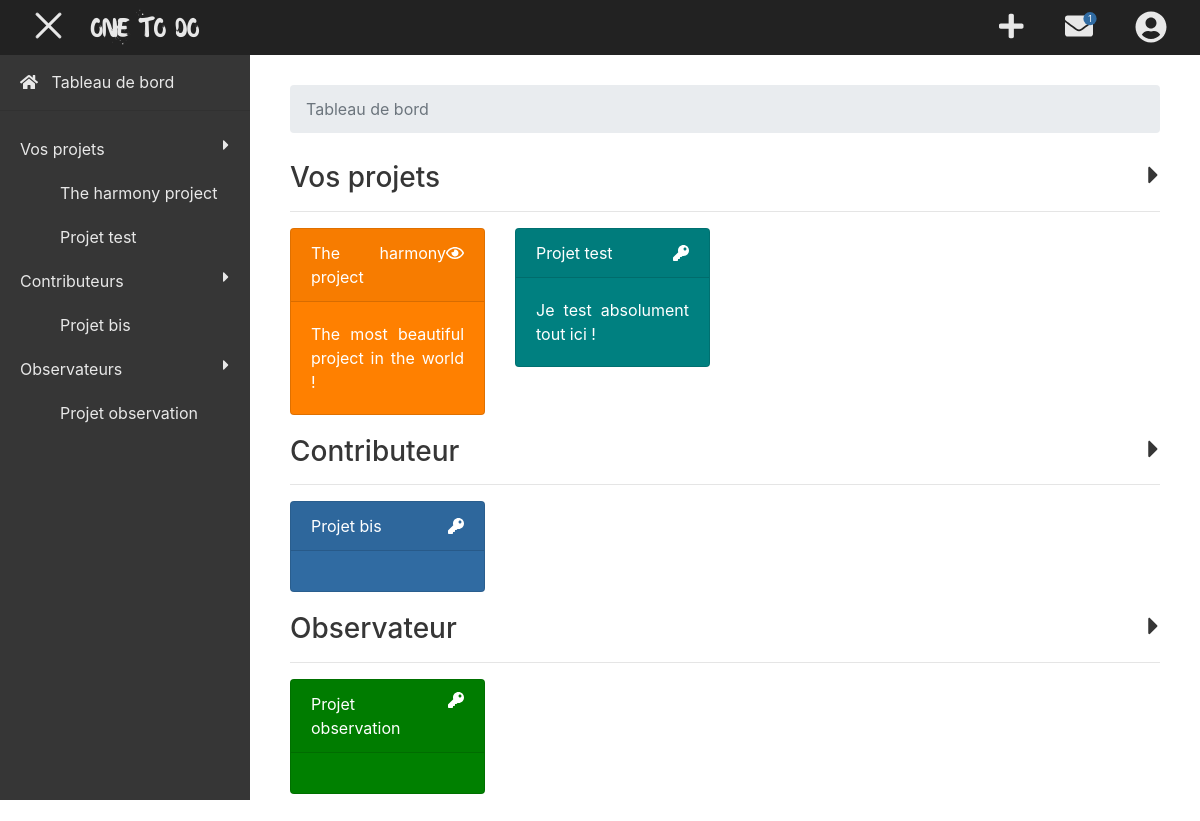
The app's page /dashboard (signed in) with its own data.
### tables this page shows
CREATE TABLE `access` (
  `id_user` int(11) NOT NULL,
  `id_project` int(11) NOT NULL,
  `access` tinyint(1) NOT NULL
);

CREATE TABLE `project` (
  `id` int(11) NOT NULL,
  `name` varchar(40) NOT NULL,
  `link` varchar(40) NOT NULL,
  `status` tinyint(1) NOT NULL DEFAULT '0',
  `color` varchar(10) DEFAULT '#306ba2',
  `description` tinytext,
  `wiki` longtext
);

### controller/ControllerPrivate.php (called while the page is built, shortened)
<?php
class ControllerPrivate extends Alert
{
	private function initUser()
	{
		$user = new \App\model\User([
			'id'       => $_SESSION['user_id'],
			'username' => $_SESSION['user_username']
		]);
		return $user;
	}
	private function callUserProjects()
	{
		$user = $this->initUser();
		$projectManager = new \App\model\ProjectManager();
		$projects       = $projectManager->getUserProjects($user);
		return $projects;
	}
	public function displayDashboard()
	{
		$projects       = $this->callUserProjects();
		require('./view/viewPrivate/viewDashboard.php');
	}
}

### model/router/Route.php (called while the page is built, shortened)
<?php
class Route
{
	private $path;
	private $callable;
	private $matches = [];
	public function __construct($path, $callable)
	{
		$this->path     = trim($path, '/');
		$this->callable = $callable;
	}
	public function match($url)
	{
		$url   = trim($url, '/');
		$path  = preg_replace_callback('#:([\w]+)#', [$this, 'paramMatch'], $this->path);
		$path  = str_replace('/', '/', $path);
		$regex = "#^$path$#i";
	    if(!preg_match($regex, $url, $matches))
	    {
	        return false;
	    }
	    array_shift($matches);
	    $this->matches = $matches;
	    return true;
	}
	public function call()
	{
	    if(is_string($this->callable))
	    {
	        $params = explode('#', $this->callable);
	        $controller = new $controller();
	        return call_user_func_array([$controller, $params[1]], $this->matches);
	    }
	    else
	    {
	        return call_user_func_array($this->callable, $this->matches);
	    }
	}
}

### model/router/Router.php (called while the page is built, shortened)
<?php
class Router {
    private $url;
    private $routes = [];
    public function __construct($url)
    {
        $this->url = $url;
    }
    private function add($path, $callable, $name, $method)
    {
        $route = new Route($path, $callable);
        $this->routes[$method][] = $route;
        return $route;
    }
    public function run()
    {
        foreach($this->routes[$_SERVER['REQUEST_METHOD']] as $route)
        {
            if($route->match($this->url))
            {
                return $route->call();
            }
        }
    }
}

### index.php (called while the page is built, shortened)
<?php
	require 'model/Autoloader.php';
	$router = new model\router\Router($_GET['url']);
	$router->get('/', "Public#displayHome");
	$router->get('/connexion', "Public#displayConnection");
	$router->get('/inscription', "Public#displayRegistration");
	$router->get('/mentions_legales', "Public#displayLegal");
	$router->get('/contact', "Public#displayContact");
	$router->get('/confirmation_inscription', "Public#displayConfirmRegistration");
	$router->get('/validation_inscription', "Public#displayValidationRegistration");
	$router->get('/mot_de_passe_oublie', "Public#displayForgottenPassword");
	$router->get('/nouveau_mot_de_passe', "Public#displayNewPassword");
	$router->get('/dashboard', "Private#displayDashboard");
	$router->get('/parametres', "Private#displayUserSettings");
	$router->get('/nouveauProjet', "Private#displayCreateProject");
	$router->get('/messagerie', "Private#displayMessaging");
	$router->get('/messagerie/talk', "Private#displayMessagingTalk");
		$router->get('/newConversation', "Private#newConversation");
		$router->get('/addUserConversation', "Private#addUserConversation");
		$router->get('/deleteUserConversation', "Private#processDeleteUserConversation");
	$router->get('/disconnect', "Private#disconnect");
	$router->get('/projet/:slug/tâches', 'Project#displayTodolist');
	$router->get('/projet/:slug/wiki', 'Project#displayWiki');
	$router->get('/projet/:slug/utilisateurs', 'Project#displayProjectUsers');
	$router->get('/projet/:slug/parametres', 'Project#displayProjectSettings');
	$router->get('/projet/:slug', 'Project#displayHomeProject');
	$router->post('/processContact', "Public#processContact");
	$router->post('/processRegistration', "Public#processRegistration");
	$router->post('/processConnexion', "Public#processConnexion");
	$router->post('/processForgottenPassword', "Public#processForgottenPassword");
	$router->post('/processNewPassword', "Public#processNewPassword");
	$router->post('/processEditUser', "Private#processEditUser");
	$router->post('/processNewMessage', "Private#processNewMessage");
	$router->post('/processNewProject', "Private#processNewProject");
	$router->post('/projet/:slug/processEditWiki', 'Project#processEditWiki');
	$router->post('/projet/:slug/processEditProject', 'Project#processEditProject');
	$router->post('/projet/:slug/processDeleteProject', 'Project#processDeleteProject');
	$router->run();

### model/Autoloader.php (called while the page is built, shortened)
<?php
class Autoloader
{
    static function autoload($class)
    {
        $class = str_replace('App\\', '', $class);
        $class = str_replace('\\', '/', $class);
    }
}

### model/User.php (called while the page is built, shortened)
<?php
class User
{
	private $_id;
	public function hydrate($data)
	{
		foreach ($data as $key => $value)
  		{
    	$method = 'set' . ucfirst($key);
	    }
	}
	public function id() { 				 return $this->_id; }
	public function setId($id)
	{
		$this->_id = (int) $id;
	}
}

### model/App.php (called while the page is built, shortened)
<?php
class App
{
	private static $database;
	public static function getDb()
	{
		if (self::$database === null)
		{
			self::$database = new Database(self::DB_NAME, self::DB_USER, self::DB_PASS, self::DB_HOST);
		}
		return self::$database;
	}
	public static function getDomainPath()
	{
		return self::DOMAIN_NAME;
	}
}

### model/Database.php (called while the page is built, shortened)
<?php
class Database
{
	private $db_name;
	private $db_user;
	private $db_pass;
	private $db_host;
	private $pdo;
	public function __construct($db_name, $db_user, $db_pass, $db_host)
	{
		$this->db_name = $db_name;
		$this->db_user = $db_user;
		$this->db_pass = $db_pass;
		$this->db_host = $db_host;
	}
	private function getPDO()
	{
		if($this->pdo === null)
		{
			$pdo = new \PDO('mysql:dbname=' . $this->db_name . ';host=' . $this->db_host, $this->db_user, $this->db_pass);
			$pdo->setAttribute(PDO::ATTR_ERRMODE, PDO::ERRMODE_EXCEPTION);
			$pdo->query("SET lc_time_names = 'fr_FR'");
			$this->pdo = $pdo;
		}
		return $this->pdo;
	}
	public function prepare($request, $attributes, $fetch = false, $one = false, $count = false)
	{
		$req = $this->getPDO()->prepare($request);
		$req->execute($attributes);
		if($fetch)
		{
			if ($count)
			{
				$data = $req->rowCount();
			}
			elseif ($one)
			{
				$data = $req->fetch(PDO::FETCH_OBJ);
			}
			else
			{
				$data = $req->fetchAll(PDO::FETCH_OBJ);
			}
			return $data;
		}
	}
}

### model/ProjectManager.php (called while the page is built, shortened)
<?php
class ProjectManager
{
	public function getUserProjects(User $user)
	{
		$data = App::getDb()->prepare('
			SELECT p.name, p.link, p.status, p.color, p.description,
			a.id_user, a.id_project, a.access,
			u.username, u.email
			FROM project p
			RIGHT JOIN access a ON p.id = a.id_project
			RIGHT JOIN user u ON a.id_user = u.id
			WHERE u.id = :id',
			['id' => $user->id()],
		true, false, false);
		return $data;
	}
}

### view/viewPrivate/viewDashboard.php (the view, shortened to what this page needs)
<?php
	$myProjectContent         = false;
	$contributeProjectContent = false;
	$watchProjectContent      = false;
	for ($i = 0; $i < count($projects); $i++)
	{
		if ($projects[$i]->access == 1)
		{
			$myProjectContent = true;
		}
		elseif ($projects[$i]->access == 2)
		{
			$contributeProjectContent = true;
		}
		elseif ($projects[$i]->access == 3)
		{
			$watchProjectContent = true;
		}
	}
?>
	<div class="container-fluid">
		<nav aria-label="breadcrumb">
  			<ol class="breadcrumb">
    			<li class="breadcrumb-item active" aria-current="Tableau de bord">Tableau de bord</li>
  			</ol>
		</nav>
		<br>
		<?php if ($myProjectContent === true): ?>
		<a href="#myProjectContent" data-toggle="collapse" aria-expanded="false" class="activeCollapse">
		    <h3 class="justify-content-between d-flex title_content">Vos projets <i class="fas fa-caret-down rotate down"></i></h3>
		</a>
		<hr>
		<div class="row collapse show" id="myProjectContent">
		<?php
			foreach ($projects as $key => $project):
				if ($project->access == 1):
		?>
			<div class="col-lg-3 tiles_project">
				<a href="projet/<?= $project->link ?>">
					<div class="card" style="background-color: <?= $project->color ?>">
	  					<div class="card-header d-flex justify-content-between">
	  						<?= $project->name ?>
	  						<div class="text-right">
	  							<?php
		  							if ($project->status == 0)
		  							{
		  								echo '<i class="fas fa-key"></i>';
		  							}
		  							else
		  							{
		  								echo '<i class="far fa-eye"></i>';
		  							}
	  							?>
	  						</div>
	  					</div>
	  					<div class="card-body">
	  						<p class="card-text">
	  							<?php if (isset($project->description)) { echo $project->description;} ?>
	  						</p>
	  					</div>
	  				</div>
  				</a>
			</div>
		<?php
				endif;
			endforeach;
		?>
		</div>
		<?php
			else:
		?>
		<br>
		<h5>Vous n'avez pas encore créé votre projet ? <a href="nouveauProjet">Lancez-vous</a> !</h5>
		<?php
			endif;
			if ($contributeProjectContent === true):
		?>
		<a href="#contributeProjectContent" data-toggle="collapse" aria-expanded="false" class="activeCollapse">
		    <h3 class="justify-content-between d-flex title_content">Contributeur <i class="fas fa-caret-down rotate down"></i></h3>
		</a>
		<hr>
		<div class="row collapse show" id="contributeProjectContent">
			<?php
				foreach ($projects as $key => $project):
					if ($project->access == 2):
			?>
			<div class="col-lg-3 tiles_project">
				<a href="projet/<?= $project->link ?>">
					<div class="card" style="background-color: <?= $project->color ?>">
	  					<div class="card-header d-flex justify-content-between">
	  						<?= $project->name ?>
	  						<div class="text-right">
	  							<?php
		  							if ($project->status == 0)
		  							{
		  								echo '<i class="fas fa-key"></i>';
		  							}
		  							else
		  							{
		  								echo '<i class="far fa-eye"></i>';
		  							}
	  							?>
	  						</div>
	  					</div>
	  					<div class="card-body">
	  					</div>
	  				</div>
  				</a>
			</div>
			<?php
					endif;
				endforeach;
			?>
		</div>
		<?php
			endif;
			if ($watchProjectContent === true):
		?>
		<a href="#watchProjectContent" data-toggle="collapse" aria-expanded="false" class="activeCollapse">
		    <h3 class="justify-content-between d-flex title_content">Observateur <i class="fas fa-caret-down rotate down"></i></h3>
		</a>
		<hr>
		<div class="row collapse show" id="watchProjectContent">
			<?php
				foreach ($projects as $key => $project):
					if ($project->access == 3):
			?>
			<div class="col-lg-3 tiles_project">
				<a href="projet/<?= $project->link ?>">
					<div class="card" style="background-color: <?= $project->color ?>">
	  					<div class="card-header d-flex justify-content-between">
	  						<?= $project->name ?>
	  						<?php
	  							if ($project->status == 0)
	  							{
	  								echo '<i class="fas fa-key"></i>';
	  							}
	  							else
	  							{
	  								echo '<i class="far fa-eye"></i>';
	  							}
  							?>
	  					</div>
	  					<div class="card-body">
	  					</div>
	  				</div>
  				</a>
			</div>
			<?php
					endif;
				endforeach;
			?>
		</div>
		<?php endif; ?>
	</div>
<?php
	require('./view/template/templatePrivate.php');
?>

### view/template/sidebar.php
<?php
    $link = explode('/', $_GET['url']);
	$myProjectContent         = false;
	$contributeProjectContent = false;
	$watchProjectContent      = false;
    $myProjectContentCount         = 0;
    $contributeProjectContentCount = 0;
    $watchProjectContentCount      = 0;
    $arr_length = count($projects);
	for ($i = 0; $i < $arr_length; $i++)
	{
		if ($projects[$i]->access == 1)
		{
			$myProjectContent = true;
            $myProjectContentCount++;
		}
		elseif ($projects[$i]->access == 2)
		{
			$contributeProjectContent = true;
            $contributeProjectContentCount++;
		}
		elseif ($projects[$i]->access == 3)
		{
			$watchProjectContent = true;
            $watchProjectContentCount++;
		}
	}
 ?>
<nav id="sidebar">
    <ul class="list-unstyled components">
    	<li class="home-button">
    		<a href="<?= \App\model\App::getDomainPath() ?>/dashboard"><i class="fas fa-home"></i>&nbsp;&nbsp;&nbsp;Tableau de bord</a>
            <hr>
    	</li>
    	<?php if ($myProjectContent === true): ?>
        <li>
            <a href="#myProject" data-toggle="collapse" aria-expanded="<?php if($myProjectContentCount <= 7){echo 'true';}else{echo 'false';} ?>" class="activeCollapse justify-content-between d-flex">
                Vos projets <i class="fas fa-caret-down rotate <?php if($myProjectContentCount <= 7){echo 'down';} ?>"></i>
            </a>
            <ul class="collapse <?php if($myProjectContentCount <= 7){echo 'show';} ?>" id="myProject">
            	<?php
					foreach ($projects as $key => $project):
						if ($project->access == 1):
				?>
                <li>
                    <a href="<?= \App\model\App::getDomainPath() . '/projet/' . $project->link ?>" class="rounded-left projectColorLink <?php if($project->link == $link[1]){echo'activeProject';} ?>">
                        <?= $project->name ?>
                    </a>
                </li>
                <?php
						endif;
					endforeach;
				?>
            </ul>
        </li>
        <?php
			endif;
			if ($contributeProjectContent === true):
		?>
        <li>
            <a href="#contributeProject" data-toggle="collapse" aria-expanded="<?php if($contributeProjectContentCount <= 5){echo 'true';}else{echo 'false';} ?>" class="activeCollapse justify-content-between d-flex">
                Contributeurs <i class="fas fa-caret-down rotate <?php if($contributeProjectContentCount <= 5){echo 'down';} ?>"></i>
            </a>
            <ul class="collapse <?php if($contributeProjectContentCount <= 5){echo 'show';} ?>" id="contributeProject">
               <?php
					foreach ($projects as $key => $project):
						if ($project->access == 2):
				?>
                <li>
                    <a href="<?= \App\model\App::getDomainPath() . '/projet/' . $project->link ?>" class="rounded-left projectColorLink <?php if($project->link == $link[1]){echo'activeProject';} ?>">
                        <?= $project->name ?>
                    </a>
                </li>
                <?php
						endif;
					endforeach;
				?>
            </ul>
        </li>
        <?php
			endif;
			if ($watchProjectContent === true):
		?>
        <li>
            <a href="#watchProject" data-toggle="collapse" aria-expanded="<?php if($watchProjectContentCount <= 5){echo 'true';}else{echo 'false';} ?>" class="activeCollapse justify-content-between d-flex">
            	Observateurs <i class="fas fa-caret-down rotate <?php if($watchProjectContentCount <= 5){echo 'down';} ?>"></i>
            </a>
            <ul class="collapse <?php if($watchProjectContentCount <= 5){echo 'show';} ?>" id="watchProject">
                <?php
					foreach ($projects as $key => $project):
						if ($project->access == 3):
				?>
                <li>
                    <a href="<?= \App\model\App::getDomainPath() . '/projet/' . $project->link ?>" class="rounded-left projectColorLink <?php if($project->link == $link[1]){echo'activeProject';} ?>">
                        <?= $project->name ?>
                    </a>
                </li>
                <?php
						endif;
					endforeach;
				?>
            </ul>
        </li>
        <?php
    		endif;
    	?>
    </ul>
</nav>

### records on screen
access: id_project.name "The harmony project", id_project.description "The most beautiful project in the world !"
access: id_project.name "Projet test", id_project.description "Je test absolument tout ici !"
access: id_project.name "Projet bis"
access: id_project.name "Projet observation"

### other values on screen
$notSeenMessage "1"
